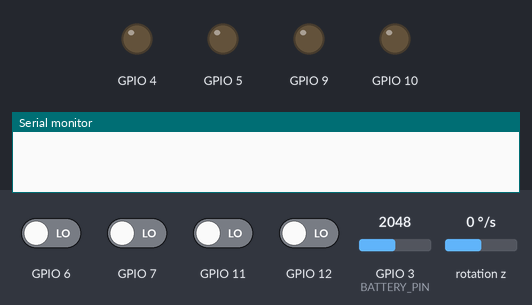
The sketch below on a simulated ESP32-S3. Parts: output pins drawn as LEDs (lit = HIGH), the last lines printed to the serial monitor. Wiring (inferred from the names in the program): MPU-6050 motion sensor at I2C address 0x68. The inputs (shaded band) are chosen by the test bench; at power-on: GPIO 6, GPIO 7, GPIO 11, GPIO 12 LOW, GPIO 3 (BATTERY_PIN) = 2048, rotation z 0 °/s. The ROS host is connected and sends only what is stated; EEPROM starts erased.

Above: at 0.0 s.
At 2.1 s:
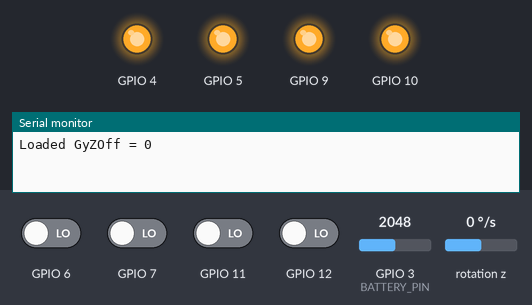
Timing chart, 0 to 3.6 s (numbered marks = the images above):
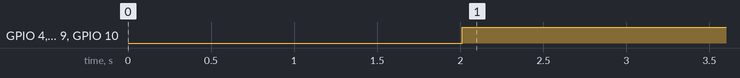

Measured:
- by itself, GPIO 4, GPIO 5, GPIO 9, GPIO 10: LOW → HIGH at 2.0 s

The sketch:

_41_micro_ros_telemetry_bat_1.ino
```cpp
#include <TelemetryRobotNode.h>

#define DOMAIN_ID 36

#define TRACK_WIDTH 0.170f
#define WHEEL_RADIUS 0.0325f // (= 0.065/2)

NodeStatus          status;
TelemetryRobotNode  robot;

const unsigned long interval = 10000UL;
unsigned long prev_us;

void setup() {
    Serial.begin(115200);

    TelemetryRobotNode_begin(&robot, &status, DOMAIN_ID, TRACK_WIDTH, WHEEL_RADIUS);

    prev_us = micros();
}

void loop() {
    // ROS 통신 처리
    BaseRobotNode_spin(&robot.robot.base);

    unsigned long curr_us = micros();
    if(curr_us - prev_us >= interval) {
        double dt = (curr_us - prev_us)/1000000.0;
        prev_us = curr_us;

        TelemetryRobotNode_update(&robot, dt);
    }
}
```

TelemetryRobotNode.cpp
```cpp
#include "TelemetryRobotNode.h"

#define BATTERY_PIN 3

static void _telemetry_pub_init(TelemetryRobotNode *self) {
  self->telemetry_msg.data.data = self->telemetry_buf;
  self->telemetry_msg.data.size = MSG_SIZE;
  self->telemetry_msg.data.capacity = MSG_SIZE;

  rclc_publisher_init_best_effort(
    &self->telemetry_pub,
    &self->robot.base.node,
    ROSIDL_GET_MSG_TYPE_SUPPORT(std_msgs, msg, Int32MultiArray),
    "esp32s3/telemetry"
  );
}

static void _telemetry_publish(
  TelemetryRobotNode *self,
  int32_t leftPos,
  int32_t rightPos,
  int32_t leftVel,
  int32_t rightVel,
  int32_t gyroZCalib,
  int32_t batVoltage) {
  self->telemetry_buf[0] = leftPos;
  self->telemetry_buf[1] = rightPos;
  self->telemetry_buf[2] = leftVel; // lRPM = leftVel/100.0
  self->telemetry_buf[3] = rightVel; // rRPM = rightVel/100.0
  self->telemetry_buf[4] = gyroZCalib;
  self->telemetry_buf[5] = batVoltage;

  rcl_publish(&self->telemetry_pub, &self->telemetry_msg, NULL);
}

static int32_t _getBatteryValue() {
  int adc_raw = analogRead(BATTERY_PIN);
  return adc_raw;
}

static double _getBatteryVoltage() {
  int32_t adc_raw = _getBatteryValue();

  // 12bit ADC → 0~3.6V (ADC_11db 기준)
  double v_adc = (double)adc_raw / 4095.0 * 3.6;

  // 저항비 보정 (120k + 20k)
  double v_bat = v_adc * 7.0;

  return v_bat;
}

void TelemetryRobotNode_begin(
  TelemetryRobotNode *self,
  NodeStatus *status,
  int domain_id,
  float track_width,
  float wheel_radius,
  const BaseRobotNode_vtable *vt) {

  DiffDriveRobotNode_begin(
    &self->robot,
    status,
    domain_id,
    track_width,
    wheel_radius);

  MyMPU6050_init(&self->imu, I2C_SDA, I2C_SCL, MPU6050_ADDR);
  MyMPU6050_begin(&self->imu);

  // 1. telemetry publisher 시작
  _telemetry_pub_init(self);

  // 2. 텔레메트리 전용 퍼블리셔 초기화
  NodeStatus_publishDebug(self->robot.base.status, "Telemetry System Initialized");
}

void TelemetryRobotNode_update(TelemetryRobotNode *self, double dt) {
  // 1. 모터 제어 주기 처리
  DiffDriveRobotNode_update(&self->robot, dt);

  long lPP, rPP;
  double lRPM, rRPM;
  DiffDriveController_getPresentPositions(&self->robot.ddc, &lPP, &rPP);
  DiffDriveController_getPresentRPMs(&self->robot.ddc, &lRPM, &rRPM);

  double gyro_deg_s = MyMPU6050_getGyroZ_DegPerSec(&self->imu);

  double batVoltage = _getBatteryVoltage();

  int32_t leftPos = (int32_t)lPP;
  int32_t rightPos = (int32_t)rPP;
  int32_t leftVel = (int32_t)(lRPM*100);
  int32_t rightVel = (int32_t)(rRPM*100);
  int32_t gyro_deg_s_100 = (int32_t)(gyro_deg_s*100);
  int32_t batVoltage_100 = (int32_t)(batVoltage*100);

  _telemetry_publish(self, leftPos, rightPos, leftVel, rightVel, gyro_deg_s_100, batVoltage_100); // telemetry publisher

}

// 1. 업로드
// 2. ros2 run micro_ros_agent micro_ros_agent serial --dev /dev/ttyS0 -b 115200
// 3. ros2 topic list
// 4. ros2 topic echo /esp32s3/telemetry
// 5. ros2 run teleop_twist_keyboard teleop_twist_keyboard --ros-args -p speed:=0.05 -p turn:=0.2
// 6. I, J, K, L, < 입력해 보기
```

TelemetryRobotNode.h
```cpp
#pragma once

#include <DiffDriveRobotNode.h>
#include <std_msgs/msg/int32_multi_array.h>
#include <myMPU6050.h>

#define MSG_SIZE 6

typedef struct {
  DiffDriveRobotNode  robot;
  rcl_publisher_t telemetry_pub;
  std_msgs__msg__Int32MultiArray telemetry_msg;
  int32_t telemetry_buf[MSG_SIZE];
  MyMPU6050 imu;
} TelemetryRobotNode;

void TelemetryRobotNode_begin(TelemetryRobotNode *self,
                             NodeStatus *status,
                             int domain_id,
                             float track_width,
                             float wheel_radius,
                             const BaseRobotNode_vtable *vt = nullptr);
void TelemetryRobotNode_update(TelemetryRobotNode *self, double dt);
```
